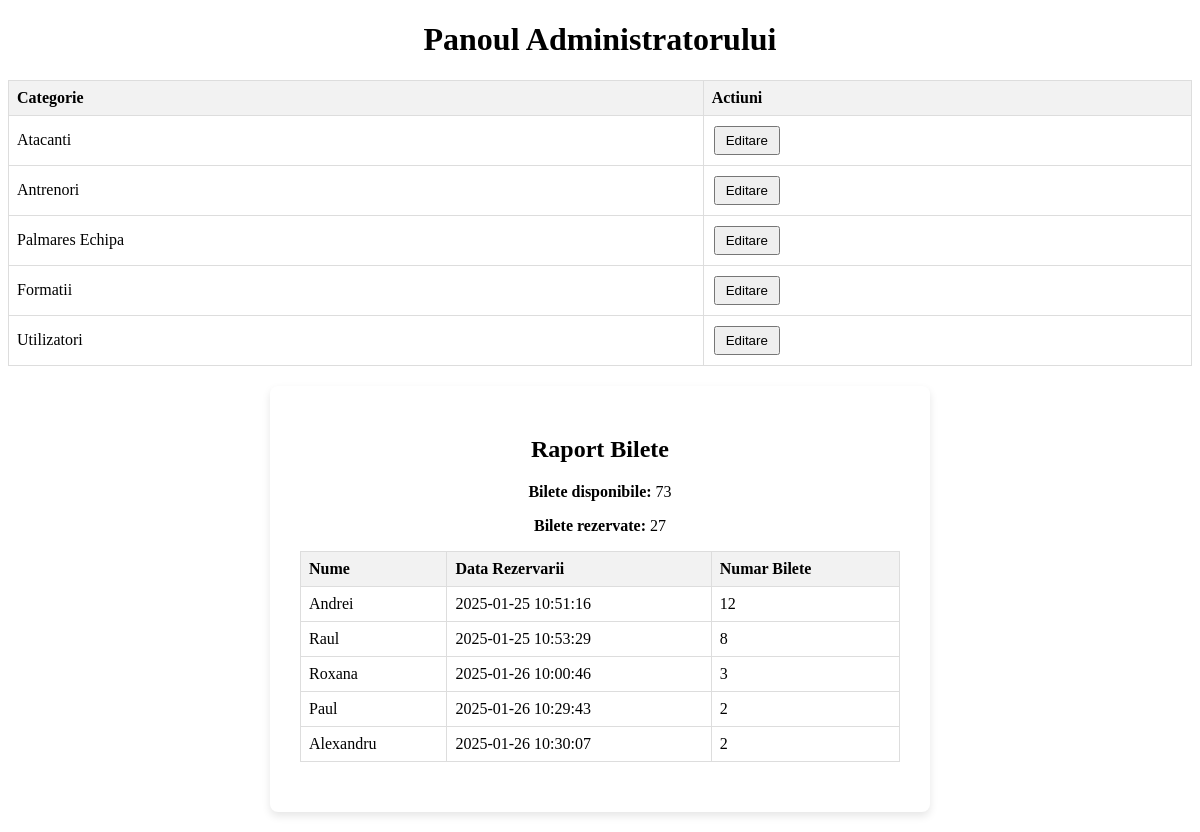
Page /admin_panel.php on the committed database.
### tables this page shows
CREATE TABLE `rezervari` (
  `id` int(11) NOT NULL,
  `nume` varchar(255) NOT NULL,
  `data_rezervare` datetime NOT NULL,
  `numar_bilete` int(11) NOT NULL
);

### admin_panel.php (the view, shortened to what this page needs)
<!DOCTYPE html>
<html lang="en">
<head>
</head>
<body>
    <h1>Panoul Administratorului</h1>
    <?php
    $conn = mysqli_connect("localhost", "root", "", "echipa de fotbal");
    $categories = [
        "atacanti" => "Atacanti",
        "antrenori" => "Antrenori",
        "palmares echipa" => "Palmares Echipa",
        "formatii" => "Formatii",
        "utilizatori" => "Utilizatori"
    ];
    echo '<table>
            <tr>
                <th>Categorie</th>
                <th>Actiuni</th>
            </tr>';
    foreach ($categories as $table => $label) {
        echo '<tr>
                <td>' . $label . '</td>
                <td>
                    <form style="display:inline;" method="POST" action="editare_' . $table . '.php">
                        <input type="hidden" name="categorie" value="' . $table . '">
                        <button type="submit">Editare</button>
                    </form>
                </td>
            </tr>';
    }
    echo '</table>';
    $sql_bilete = "SELECT SUM(numar_bilete_disponibile) AS bilete_disponibile, SUM(numar_bilete_rezervate) AS bilete_rezervate FROM bilete";
    $result_bilete = mysqli_query($conn, $sql_bilete);
    $bilete_disponibile = 0;
    $bilete_rezervate = 0;
    if ($result_bilete && mysqli_num_rows($result_bilete) > 0) {
        $row = mysqli_fetch_assoc($result_bilete);
        $bilete_disponibile = $row['bilete_disponibile'];
        $bilete_rezervate = $row['bilete_rezervate'];
    }
    echo '<div class="container">';
    echo '<h2>Raport Bilete</h2>';
    echo '<p><strong>Bilete disponibile:</strong> ' . $bilete_disponibile . '</p>';
    echo '<p><strong>Bilete rezervate:</strong> ' . $bilete_rezervate . '</p>';
    $sql_rezervari = "SELECT nume, data_rezervare, numar_bilete FROM rezervari";
    $result_rezervari = mysqli_query($conn, $sql_rezervari);
    if ($result_rezervari && mysqli_num_rows($result_rezervari) > 0) {
        echo '<table>
                <tr>
                    <th>Nume</th>
                    <th>Data Rezervarii</th>
                    <th>Numar Bilete</th>
                </tr>';
        while ($row = mysqli_fetch_assoc($result_rezervari)) {
            echo '<tr>
                    <td>' . htmlspecialchars($row['nume']) . '</td>
                    <td>' . htmlspecialchars($row['data_rezervare']) . '</td>
                    <td>' . htmlspecialchars($row['numar_bilete']) . '</td>
                </tr>';
        }
        echo '</table>';
    } else {
        echo '<p>Nu exista rezervari inregistrate.</p>';
    }
    echo '</div>';
    ?>
</body>
</html>

### admin_panel.php (style rules this page uses)
.container { background-color: white; padding: 30px; border-radius: 8px; box-shadow: 0 4px 8px rgba(0, 0, 0, 0.1); width: 100%; max-width: 600px; margin: 20px auto; text-align: center; }
h1 { text-align: center; }
table { width: 100%; border-collapse: collapse; margin-bottom: 20px; }
th, td { border: 1px solid #ddd; padding: 8px; text-align: left; }
th { background-color: #f2f2f2; }
button { padding: 5px 10px; margin: 2px; cursor: pointer; }

### rows in the picture
rezervari: nume "Andrei", data_rezervare "2025-01-25 10:51:16", numar_bilete "12"
rezervari: nume "Raul", data_rezervare "2025-01-25 10:53:29", numar_bilete "8"
rezervari: nume "Roxana", data_rezervare "2025-01-26 10:00:46", numar_bilete "3"
rezervari: nume "Paul", data_rezervare "2025-01-26 10:29:43", numar_bilete "2"
rezervari: nume "Alexandru", data_rezervare "2025-01-26 10:30:07", numar_bilete "2"

### other values in the picture
$label "Atacanti"
$label "Antrenori"
$label "Palmares Echipa"
$label "Formatii"
$label "Utilizatori"
$bilete_disponibile "73"
$bilete_rezervate "27"
